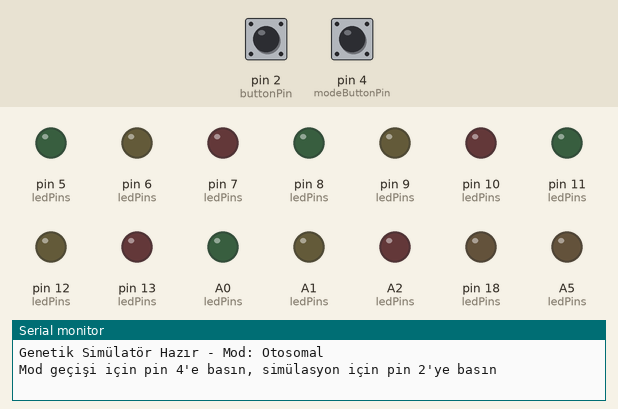
A sketch run on a simulated Arduino Uno, built with avr-gcc and run on an emulated ATmega328P. Shown: output pins drawn as LEDs (lit = HIGH), the last lines printed to the serial monitor. Dashed ring = blinking. The inputs (shaded band) are chosen by the test bench; at power-on: pin 4 (modeButtonPin) HIGH, pin 2 (buttonPin) HIGH. Random numbers use the default seed unless the sketch sets one.

Above: at 1.2 s.
1.3 s: pin 4 (modeButtonPin) pulled LOW for 0.15 s
At 2.2 s:
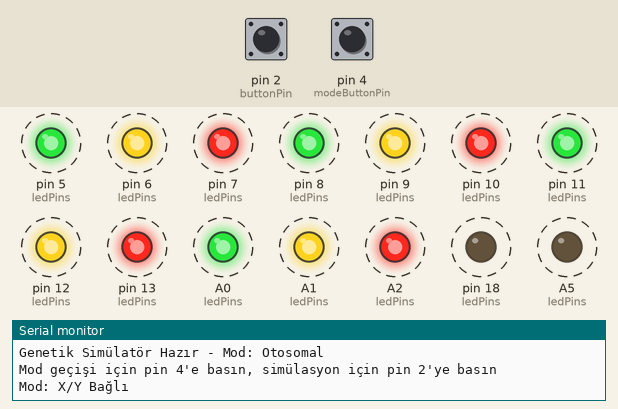
4.4 s: pin 2 (buttonPin) pulled LOW for 0.15 s
7.4 s: pin 2 (buttonPin) pulled LOW for 1 s
At 9.1 s:
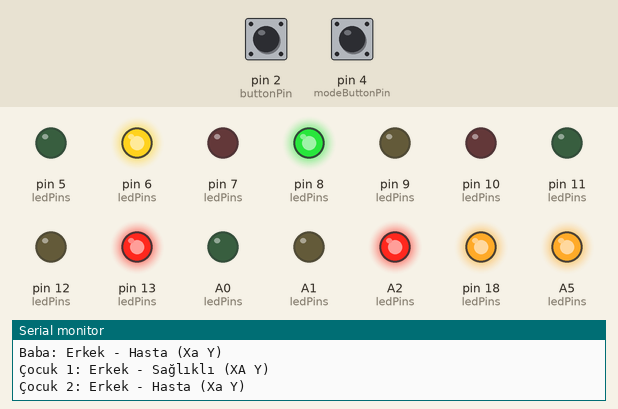
10.0 s: pin 4 (modeButtonPin) pulled LOW for 1 s
At 11.9 s:
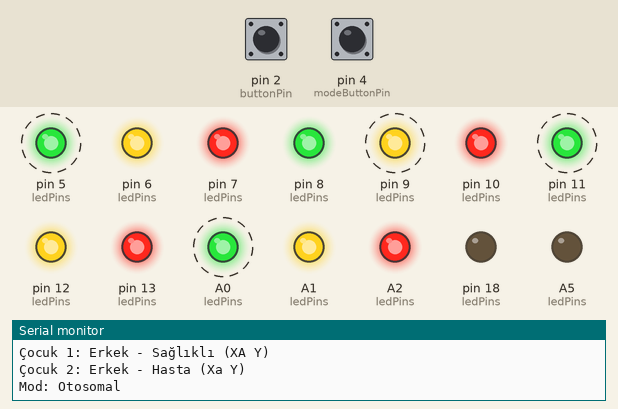
13.0 s: pin 2 (buttonPin) pulled LOW for 0.15 s
14.6 s: pin 2 (buttonPin) pulled LOW for 3.2 s
At 19.0 s:
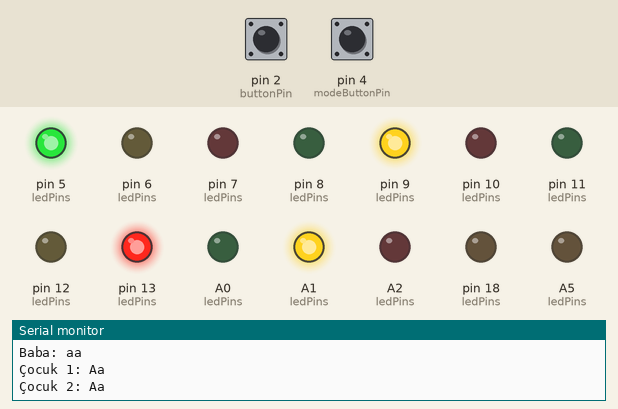
Timing chart, 0 to 20.3 s (numbered marks = the images above; inputs shaded):
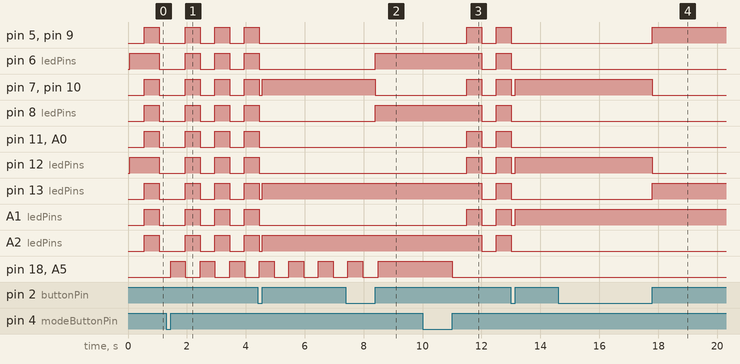

The sketch:

Kod_25.4.ino
```cpp
// Birleştirilmiş Genetik Simülatör: Otosomal ve X/Y Bağlı Kalıtım
// Temel: Kod_24.04.ino'nun LED array yapısı ve basit loop.
// Eklenen: X_Bagli_Kalitim.ino'dan X-linked mantık, mod geçişi, cinsiyet LED'leri.
// Mod: false=otosomal (Kod_24.04.ino mantığı), true=X-linked (X_Bagli_Kalitim.ino mantığı).
// Pinler: Pin_Aciklama.txt'ye bak (karıştırmama için).
// Debounce: Her düğme için ayrı millis() kullan.
// Flash: Mod değişikliğinde tüm LED'ler 2 kez (otosomal) veya 3 kez (X-linked) yanıp söner.
// Cinsiyet LED'leri: Sadece X-linked modda çalışır, otosomal'de LOW.
// Serial: Mod'a göre çıktı (otosomal: AA/Aa/aa, X-linked: Türkçe + cinsiyet).

// Struct genişletmesi: isMale ekle (X-linked için).
struct Individual {
    char gene1; // A veya a (X-linked'de erkek için X alleli, kadın için X1).
    char gene2; // A, a, veya Y (X-linked'de erkek için Y, kadın için X2).
    bool isMale; // true=erkek, false=kadın (X-linked için).
};

Individual mother = {'A', 'a', false}; // Anne: kadın, başlangıç genler.
Individual father = {'A', 'a', true};  // Baba: erkek, başlangıç genler.
Individual child1; // Çocuk 1
Individual child2; // Çocuk 2

// LED array genişletmesi: 4 kişi, 5 LED (3 genotip + 1 cinsiyet).
// Cinsiyet LED'leri: Sadece X-linked'de kullanılır.
// Diyagrama göre düzeltilmiş pinler.
const int ledPins[4][5] = {
    {5, 6, 7, -1},    // Anne: 3 genotip, cinsiyet yok (-1 kullanılmaz).
    {11, 12, 13, -1}, // Baba: 3 genotip, cinsiyet yok.
    {8, 9, 10, 18},   // Çocuk 1: 3 genotip + cinsiyet LED.
    {14, 15, 16, 19}  // Çocuk 2: 3 genotip + cinsiyet LED.
};

// Düğme pinleri: Simülasyon (2), Mod geçişi (4).
const int buttonPin = 2; // Simülasyon düğmesi.
const int modeButtonPin = 4; // Mod geçiş düğmesi.

// Mod değişkeni: Başlangıç otosomal.
bool isXLinked = false;

// Debounce için ayrı zamanlayıcılar (karıştırmama için).
unsigned long lastSimPress = 0;
unsigned long lastModePress = 0;
unsigned long lastBlink = 0;
bool blinkState = false;

// Flash animasyonu için non-blocking değişkenler.
bool flashing = false;
int flashTimes = 0;
int currentFlash = 0;
unsigned long lastFlashToggle = 0;
bool flashState = false;

// On release debounce için.
bool simButtonWasPressed = false;
bool modeButtonWasPressed = false;

void setup() {
    Serial.begin(9600); // Seri iletişim başlat
    randomSeed(analogRead(A0) + analogRead(A1) + analogRead(A2) + analogRead(A3) + analogRead(A5)); // Rastgele sayı üreteci için karmaşık tohum değeri
    pinMode(buttonPin, INPUT_PULLUP); // Simülasyon düğmesi: giriş, pull-up aktif.
    pinMode(modeButtonPin, INPUT_PULLUP); // Mod düğmesi: giriş, pull-up aktif.

    // Tüm LED pinlerini çıkış olarak ayarla ve başlangıçta söndür
    for (int person = 0; person < 4; person++) {
        for (int color = 0; color < 3; color++) { // Genotip LED'leri.
            pinMode(ledPins[person][color], OUTPUT);
            digitalWrite(ledPins[person][color], LOW);
        }
        if (ledPins[person][3] != -1) { // Cinsiyet LED'leri (çocuklar için).
            pinMode(ledPins[person][3], OUTPUT);
            digitalWrite(ledPins[person][3], LOW);
        }
    }

    Serial.println("Genetik Simülatör Hazır - Mod: Otosomal");
    Serial.println("Mod geçişi için pin 4'e basın, simülasyon için pin 2'ye basın");

    // Başlangıç flash: Mod göstergesi.
    flashAllLEDs(isXLinked ? 3 : 2);

    // Başlangıçta anne ve babanın genotipini LED'lerde göster
    displayGenotype(0, mother);
    displayGenotype(1, father);

    // Çocukların LED'lerini başlangıçta söndür
    for (int color = 0; color < 3; color++) {
        digitalWrite(ledPins[2][color], LOW);
        digitalWrite(ledPins[3][color], LOW);
    }
    // Cinsiyet LED'leri LOW (mod'a göre sonra değişir).
}

void loop() {
    // Mod düğmesi: On release trigger.
    bool currentModeState = digitalRead(modeButtonPin) == LOW;
    if (currentModeState && !modeButtonWasPressed) {
        modeButtonWasPressed = true;
    }
    if (!currentModeState && modeButtonWasPressed && millis() - lastModePress > 200) {
        modeButtonWasPressed = false;
        lastModePress = millis();
        isXLinked = !isXLinked; // Mod değiştir.
        flashAllLEDs(isXLinked ? 3 : 2); // Gösterge.
        Serial.println(isXLinked ? "Mod: X/Y Bağlı" : "Mod: Otosomal");
    }

    // Simülasyon düğmesi: On release trigger.
    bool currentSimState = digitalRead(buttonPin) == LOW;
    if (currentSimState && !simButtonWasPressed) {
        simButtonWasPressed = true;
    }
    if (!currentSimState && simButtonWasPressed && millis() - lastSimPress > 200) {
        simButtonWasPressed = false;
        lastSimPress = millis();
        simulateGenetics(isXLinked); // Mod'a göre hesapla.
        updateLEDs(isXLinked); // Mod'a göre güncelle.
        printResults(isXLinked); // Mod'a göre çıktı.
    }

    // Cinsiyet LED güncellemesi: X-linked modda sürekli.
    if (isXLinked) {
        if (millis() - lastBlink > 500) {
            lastBlink = millis();
            blinkState = !blinkState;
        }
        digitalWrite(ledPins[2][3], child1.isMale ? HIGH : blinkState);
        digitalWrite(ledPins[3][3], child2.isMale ? HIGH : blinkState);
    } else {
        digitalWrite(ledPins[2][3], LOW);
        digitalWrite(ledPins[3][3], LOW);
    }

    // Flash animasyonu: Non-blocking.
    if (flashing) {
        if (millis() - lastFlashToggle > 500) {
            lastFlashToggle = millis();
            flashState = !flashState;
            for (int p = 0; p < 4; p++) {
                for (int c = 0; c < 3; c++) digitalWrite(ledPins[p][c], flashState);
                if (ledPins[p][3] != -1) digitalWrite(ledPins[p][3], flashState);
            }
            if (!flashState) {
                currentFlash++;
                if (currentFlash >= flashTimes) {
                    flashing = false;
                }
            }
        }
    }
}

// Yeni fonksiyonlar: Mod'a göre işlemler.

// Flash animasyonunu başlat (non-blocking).
void flashAllLEDs(int times) {
    flashing = true;
    flashTimes = times;
    currentFlash = 0;
    flashState = false;
    lastFlashToggle = millis();
}

// Genetik hesaplaması: Mod'a göre dallandır.
void simulateGenetics(bool isXLinked) {
    if (!isXLinked) {
        // Otosomal: Kod_24.04.ino mantığı.
        geneticCalculate(&mother);
        geneticCalculate(&father);
        geneticCalculate(&child1);
        geneticCalculate(&child2);
        // Cinsiyet yok, isMale kullanılmaz.
    } else {
        // X-linked: X_Bagli_Kalitim.ino mantığı.
        // Anne: rastgele XX.
        mother.gene1 = random(2) ? 'A' : 'a';
        mother.gene2 = random(2) ? 'A' : 'a';
        mother.isMale = false;
        // Baba: rastgele X, Y.
        father.gene1 = random(2) ? 'A' : 'a';
        father.gene2 = 'Y';
        father.isMale = true;
        // Çocuk 1: cinsiyet %50, miras.
        child1.isMale = random(2);
        if (child1.isMale) {
            child1.gene1 = random(2) ? mother.gene1 : mother.gene2;
            child1.gene2 = 'Y';
        } else {
            child1.gene1 = random(2) ? mother.gene1 : mother.gene2;
            child1.gene2 = father.gene1;
        }
        // Çocuk 2: aynı.
        child2.isMale = random(2);
        if (child2.isMale) {
            child2.gene1 = random(2) ? mother.gene1 : mother.gene2;
            child2.gene2 = 'Y';
        } else {
            child2.gene1 = random(2) ? mother.gene1 : mother.gene2;
            child2.gene2 = father.gene1;
        }
    }
}

// LED güncellemesi: Mod'a göre.
void updateLEDs(bool isXLinked) {
    displayGenotype(0, mother);
    displayGenotype(1, father);
    displayGenotype(2, child1);
    displayGenotype(3, child2);
    // Cinsiyet LED'leri: Loop'ta sürekli güncellenir.
}

// Sonuçları seri yazdır: Mod'a göre.
void printResults(bool isXLinked) {
    if (!isXLinked) {
        // Otosomal: Kod_24.04.ino çıktısı.
        Serial.println("Çaprazlama tamamlandı!");
        Serial.print("Anne: ");
        Serial.print(mother.gene1);
        Serial.println(mother.gene2);
        Serial.print("Baba: ");
        Serial.print(father.gene1);
        Serial.println(father.gene2);
        Serial.print("Çocuk 1: ");
        Serial.print(child1.gene1);
        Serial.println(child1.gene2);
        Serial.print("Çocuk 2: ");
        Serial.print(child2.gene1);
        Serial.println(child2.gene2);
    } else {
        // X-linked: Türkçe çıktı + cinsiyet.
        Serial.println("Çaprazlama tamamlandı!");
        Serial.print("Anne: Kadın - ");
        if (mother.gene1 == 'A' && mother.gene2 == 'A') Serial.println("Sağlıklı (XA XA)");
        else if (mother.gene1 == 'a' && mother.gene2 == 'a') Serial.println("Hasta (Xa Xa)");
        else Serial.println("Taşıyıcı (XA Xa)");
        Serial.print("Baba: Erkek - ");
        if (father.gene1 == 'A') Serial.println("Sağlıklı (XA Y)");
        else Serial.println("Hasta (Xa Y)");
        Serial.print("Çocuk 1: ");
        if (child1.isMale) {
            Serial.print("Erkek - ");
            if (child1.gene1 == 'A') Serial.println("Sağlıklı (XA Y)");
            else Serial.println("Hasta (Xa Y)");
        } else {
            Serial.print("Kız - ");
            if (child1.gene1 == 'A' && child1.gene2 == 'A') Serial.println("Sağlıklı (XA XA)");
            else if (child1.gene1 == 'a' && child1.gene2 == 'a') Serial.println("Hasta (Xa Xa)");
            else Serial.println("Taşıyıcı (XA Xa)");
        }
        Serial.print("Çocuk 2: ");
        if (child2.isMale) {
            Serial.print("Erkek - ");
            if (child2.gene1 == 'A') Serial.println("Sağlıklı (XA Y)");
            else Serial.println("Hasta (Xa Y)");
        } else {
            Serial.print("Kız - ");
            if (child2.gene1 == 'A' && child2.gene2 == 'A') Serial.println("Sağlıklı (XA XA)");
            else if (child2.gene1 == 'a' && child2.gene2 == 'a') Serial.println("Hasta (Xa Xa)");
            else Serial.println("Taşıyıcı (XA Xa)");
        }
    }
}

// Eski fonksiyonlar (otosomal için koru).
void geneticCalculate(Individual* child) {
    if (child == &mother || child == &father) {
        // Anne veya Baba için: her iki gen de rastgele A veya a olur
        child->gene1 = random(2) ? 'A' : 'a';
        child->gene2 = random(2) ? 'A' : 'a';
    } else {
        // Çocuk için: ebeveynlerden birer gen miras al
        child->gene1 = random(2) ? mother.gene1 : mother.gene2;
        child->gene2 = random(2) ? father.gene1 : father.gene2;
    }
}

// Genotipi LED'lerde görselleştir (otosomal için koru, X-linked'de erkekler için özel mantık).
void displayGenotype(int person, Individual individual) {
    // Önce tüm LED'leri söndür, sonra ilgili LED'i yak
    for (int color = 0; color < 3; color++) {
        digitalWrite(ledPins[person][color], LOW);
    }

    if (isXLinked && individual.isMale) {
        // Erkeklerde: gene1 == 'A' ise sağlıklı (yeşil), a ise hasta (kırmızı).
        if (individual.gene1 == 'A') {
            digitalWrite(ledPins[person][0], HIGH); // Yeşil
        } else {
            digitalWrite(ledPins[person][2], HIGH); // Kırmızı
        }
    } else {
        // Kadınlar ve otosomal: dominantCount mantığı.
        int dominantCount = 0;
        if (individual.gene1 == 'A') dominantCount++;
        if (individual.gene2 == 'A') dominantCount++;

        if (dominantCount == 2) {
            digitalWrite(ledPins[person][0], HIGH); // Tam dominant (AA) - yeşil
        } else if (dominantCount == 1) {
            digitalWrite(ledPins[person][1], HIGH); // Heterozigot (Aa) - sarı
        } else if (dominantCount == 0) {
            digitalWrite(ledPins[person][2], HIGH); // Recesif (aa) - kırmızı
        }
    }
}
```

Measured:
- after the input at 1.3 s, pin 18 (ledPins), A5 (ledPins): alternates HIGH for 0.50 s and LOW for 0.50 s, starting after 0.15 s
- after the input at 7.4 s, pin 6 (ledPins), pin 8 (ledPins): LOW → HIGH after 1.0 s; pin 7 (ledPins), pin 10 (ledPins): HIGH → LOW after 1.0 s
- after the input at 10.0 s, pin 5 (ledPins): LOW → HIGH after 1.5 s, → LOW 0.50 s later, → HIGH 0.50 s later; pin 6 (ledPins): HIGH → LOW after 2.0 s, → HIGH 0.50 s later
- after the input at 14.6 s, pin 5 (ledPins), pin 9 (ledPins), pin 13 (ledPins): LOW → HIGH after 3.2 s; pin 7 (ledPins), pin 10 (ledPins), pin 12 (ledPins): HIGH → LOW after 3.2 s
- by itself, pin 5 (ledPins), pin 6 (ledPins), pin 7 (ledPins), pin 8 (ledPins), pin 9 (ledPins), pin 10 (ledPins), pin 11 (ledPins), pin 12 (ledPins), pin 13 (ledPins), A0 (ledPins), A1 (ledPins), A2 (ledPins): alternates HIGH for 0.50 s and LOW for 0.50 s
